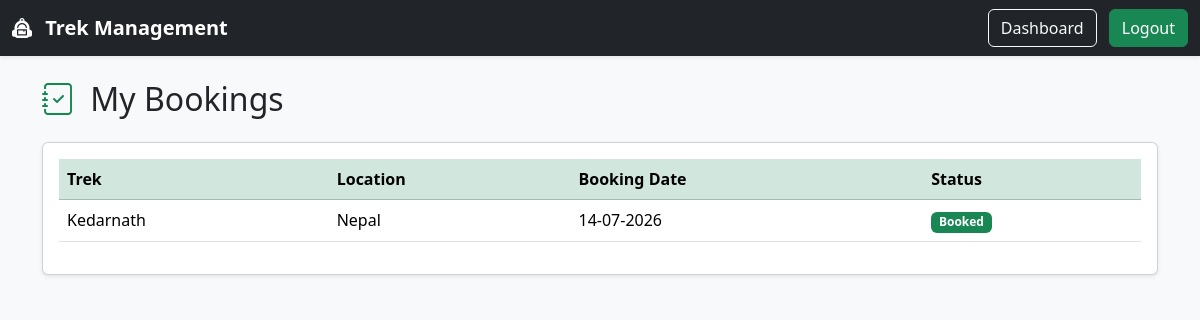
The page /user/my-bookings (signed in) on the database its author committed.
### app/models.py (models this page shows)
class Booking(db.Model):
    __tablename__ = "bookings"
    id = db.Column(db.Integer, primary_key=True)
    user_id = db.Column(db.Integer, db.ForeignKey("users.id"), nullable=False)
    trek_id = db.Column(db.Integer, db.ForeignKey("treks.id"), nullable=False)
    booking_date = db.Column(db.DateTime,default=datetime.utcnow, nullable=False)
    status = db.Column(db.String(15), default="Booked",nullable=False)
    __table_args__ = (
        db.UniqueConstraint("user_id", "trek_id", name="unique_booking"),
    )
    user = db.relationship("User", back_populates="bookings")
    trek = db.relationship("Trek",back_populates = "bookings")

class Trek(db.Model):
    __tablename__ = "treks"
    id = db.Column(db.Integer, primary_key=True)
    trek_name = db.Column(db.String(100), nullable=False)
    location = db.Column(db.String(100), nullable=False)
    difficulty = db.Column(db.String(10), nullable=False)
    duration = db.Column(db.Integer, nullable=False)
    available_slots = db.Column(db.Integer, nullable=False)
    status = db.Column(db.String(15),default="Open", nullable=False)
    start_date = db.Column(db.Date, nullable=False)
    end_date = db.Column(db.Date, nullable=False)
    assigned_staff_id = db.Column(db.Integer, db.ForeignKey("users.id"), unique=True, nullable=True)
    bookings = db.relationship("Booking",back_populates="trek",cascade="all, delete-orphan")
    assigned_staff = db.relationship("User", foreign_keys=[assigned_staff_id])

### app/routes/user.py (the view)
@user_bp.route("/my-bookings")
@login_required
def my_bookings():
    bookings = Booking.query.filter_by(user_id=current_user.id).all()
    return render_template("user/my_bookings.html",bookings=bookings )

### app/auth_loader.py (called while the page is built)
@login_manager.user_loader
def load_user(user_id):
    return db.session.get(User,int(user_id))

### app/templates/user/my_bookings.html (shortened to what this page needs)
<!doctype html>
<html lang="en">
  <head>
    <link
      href="https://cdn.jsdelivr.net/npm/bootstrap@5.3.7/dist/css/bootstrap.min.css"
      rel="stylesheet"
    />
    <link
      rel="stylesheet"
      href="https://cdn.jsdelivr.net/npm/bootstrap-icons@1.13.1/font/bootstrap-icons.min.css"
    />
  </head>
  <body class="bg-light">
    <nav class="navbar navbar-dark bg-dark shadow-sm">
      <div class="container-fluid">
        <a class="navbar-brand fw-bold" href="{{ url_for('user.dashboard') }}">
          <i class="bi bi-backpack2-fill me-2"></i>
          Trek Management
        </a>
        <div>
          <a
            href="{{ url_for('user.dashboard') }}"
            class="btn btn-outline-light me-2"
          >
            Dashboard
          </a>
          <a href="{{ url_for('auth.logout') }}" class="btn btn-success">
            Logout
          </a>
        </div>
      </div>
    </nav>
    <div class="container py-4">
      <h2 class="mb-4">
        <i class="bi bi-journal-check me-2 text-success"></i>
        My Bookings
      </h2>
      {% if bookings %}
      <div class="card shadow-sm">
        <div class="card-body">
          <div class="table-responsive">
            <table class="table table-hover">
              <thead class="table-success">
                <tr>
                  <th>Trek</th>
                  <th>Location</th>
                  <th>Booking Date</th>
                  <th>Status</th>
                </tr>
              </thead>
              <tbody>
                {% for booking in bookings %}
                <tr>
                  <td>{{ booking.trek.trek_name }}</td>
                  <td>{{ booking.trek.location }}</td>
                  <td>{{ booking.booking_date.strftime("%d-%m-%Y") }}</td>
                  <td>
                    <span class="badge bg-success"> {{ booking.status }} </span>
                  </td>
                </tr>
                {% endfor %}
              </tbody>
            </table>
          </div>
        </div>
      </div>
      {% endif %}
    </div>
  </body>
</html>

### rows shown on the page
Booking: trek.trek_name "Kedarnath", trek.location "Nepal", booking_date "14-07-2026", status "Booked"
